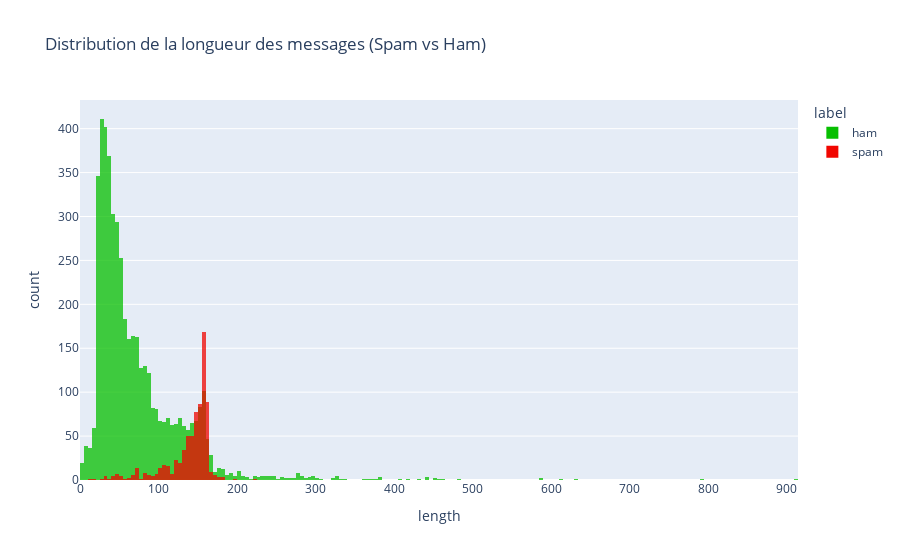

Notebook cell for this chart:
### Code cell
# Distribution de la longueur des messages (Histogramme)

df['length'] = df['message'].apply(len)

fig = px.histogram(df, x="length", color="label",
                   title="Distribution de la longueur des messages (Spam vs Ham)",
                   barmode='overlay',
                   opacity=0.75,
                   color_discrete_map={'ham':'#07bf01', 'spam':'#f10600'})
fig.show()

### Figure 1 — Plotly figure (JSON) as saved in the notebook; plotly's stock layout.template omitted (floating-point values rounded to 4 significant figures; data arrays with more than 128 entries replaced by an {"elided": "..."} marker saying what was removed)
{"data": [{"bingroup": "x", "hovertemplate": "label=ham<br>length=%{x}<br>count=%{y}<extra></extra>", "legendgroup": "ham", "marker": {"color": "#07bf01", "opacity": 0.75, "pattern": {"shape": ""}}, "name": "ham", "orientation": "v", "showlegend": true, "type": "histogram", "x": {"elided": "4825 int values"}, "xaxis": "x", "yaxis": "y"}, {"bingroup": "x", "hovertemplate": "label=spam<br>length=%{x}<br>count=%{y}<extra></extra>", "legendgroup": "spam", "marker": {"color": "#f10600", "opacity": 0.75, "pattern": {"shape": ""}}, "name": "spam", "orientation": "v", "showlegend": true, "type": "histogram", "x": {"elided": "747 int values"}, "xaxis": "x", "yaxis": "y"}], "layout": {"barmode": "overlay", "legend": {"title": {"text": "label"}, "tracegroupgap": 0}, "title": {"text": "Distribution de la longueur des messages (Spam vs Ham)"}, "xaxis": {"anchor": "y", "domain": [0, 1], "title": {"text": "length"}}, "yaxis": {"anchor": "x", "domain": [0, 1], "title": {"text": "count"}}}}
